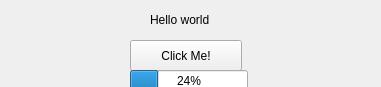
<?xml version="1.0" encoding="UTF-8"?>
<ui version="4.0">
 <class>MainWindow</class>
 <widget class="QMainWindow" name="MainWindow">
  <property name="geometry">
   <rect>
    <x>0</x>
    <y>0</y>
    <width>381</width>
    <height>87</height>
   </rect>
  </property>
  <property name="windowTitle">
   <string>MainWindow</string>
  </property>
  <widget class="QWidget" name="centralwidget">
   <widget class="QPushButton" name="pushButton">
    <property name="geometry">
     <rect>
      <x>130</x>
      <y>40</y>
      <width>112</width>
      <height>31</height>
     </rect>
    </property>
    <property name="autoFillBackground">
     <bool>false</bool>
    </property>
    <property name="text">
     <string>Click Me!</string>
    </property>
    <property name="autoRepeat">
     <bool>false</bool>
    </property>
    <property name="flat">
     <bool>false</bool>
    </property>
   </widget>
   <widget class="QLabel" name="label">
    <property name="geometry">
     <rect>
      <x>150</x>
      <y>10</y>
      <width>71</width>
      <height>20</height>
     </rect>
    </property>
    <property name="text">
     <string>Hello world</string>
    </property>
   </widget>
   <widget class="QProgressBar" name="progressBar">
    <property name="geometry">
     <rect>
      <x>130</x>
      <y>70</y>
      <width>118</width>
      <height>21</height>
     </rect>
    </property>
    <property name="autoFillBackground">
     <bool>false</bool>
    </property>
    <property name="value">
     <number>24</number>
    </property>
   </widget>
  </widget>
 </widget>
 <resources/>
 <connections/>
</ui>
